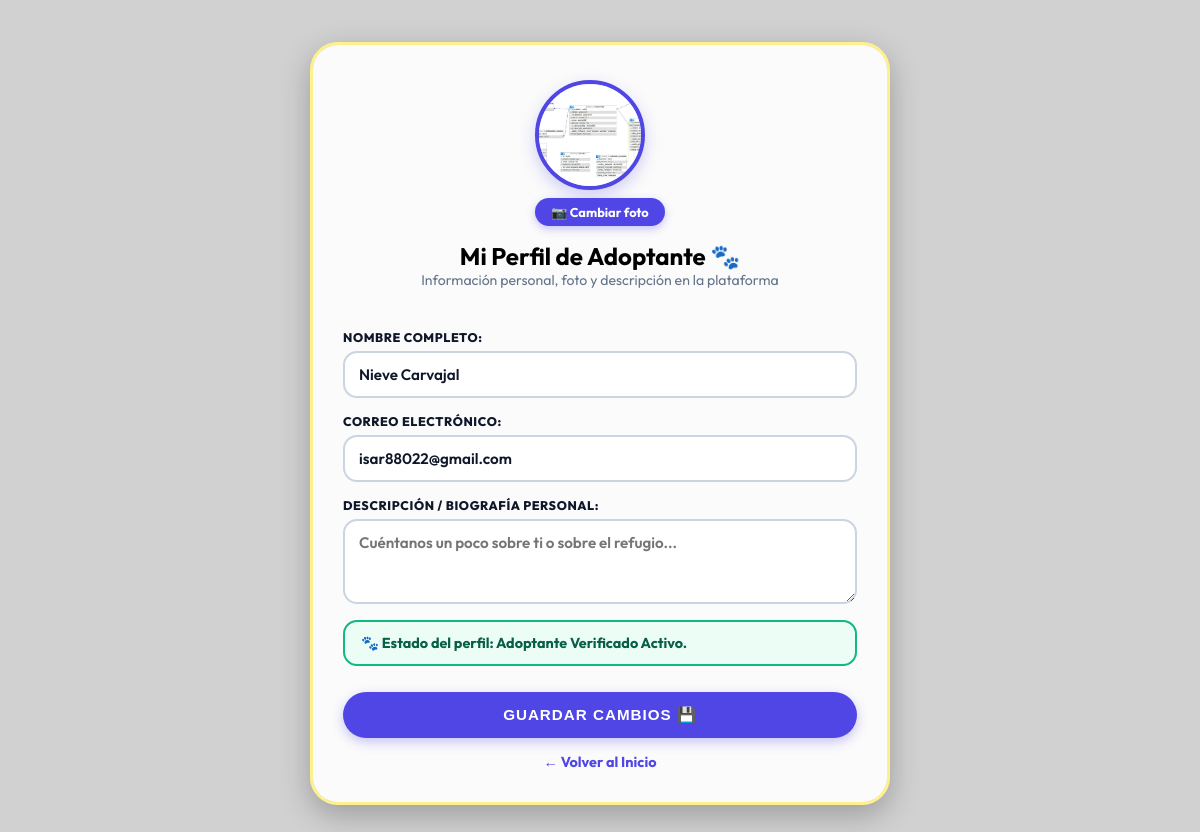
The page /index.php?action=perfil_adoptante (signed in) on the database its author committed.
### tables this page shows
CREATE TABLE `usuarios` (
  `id` int(11) NOT NULL,
  `nombre` varchar(100) NOT NULL,
  `correo` varchar(100) NOT NULL,
  `password` varchar(255) NOT NULL,
  `rol` enum('adoptante','refugio','admin') DEFAULT 'adoptante',
  `created_at` timestamp NOT NULL DEFAULT current_timestamp(),
  `descripcion` text DEFAULT NULL,
  `foto` varchar(255) DEFAULT NULL
);

### controllers/UsuarioController.php (called while the page is built, shortened)
<?php
require_once 'models/usuario.php';
class UsuarioController {
    public function mostrarPerfil() {
        $usuarioModel = new Usuario();
        $usuario = $usuarioModel->obtenerPorId($_SESSION['usuario_id']);
        require_once 'views/perfil_adoptante_view.php';
    }
}
?>

### models/usuario.php (called while the page is built, shortened)
<?php
require_once 'config/database.php';
class Usuario {
    private $db;
    public function __construct() {
        $database = new Database();
        $this->db = $database->getConnection();
    }
    public function obtenerPorId($id) {
        $sql = "SELECT * FROM usuarios WHERE id = ?";
        $stmt = $this->db->prepare($sql);
        $stmt->execute([$id]);
        return $stmt->fetch(PDO::FETCH_ASSOC);
    }
}
?>

### config/database.php (called while the page is built, shortened)
<?php
class Database {
    private $host = "localhost";
    private $db_name = "philiapet_db";
    private $username = "root";
    private $password = "";
    public function getConnection() {
        $this->conn = null;
        try {
            $this->conn = new PDO("mysql:host=" . $this->host . ";dbname=" . $this->db_name, $this->username, $this->password);
            $this->conn->exec("set names utf8");
        } catch(PDOException $exception) {
            echo "Error de conexión: " . $exception->getMessage();
        }
        return $this->conn;
    }
}
?>

### views/perfil_adoptante_view.php (the view, shortened to what this page needs)
<!DOCTYPE html>
<html lang="es">
<head>
</head>
<body>
    <div class="contenedor-principal">
        <form action="index.php?action=actualizar_perfil" method="POST" enctype="multipart/form-data">
            <div class="perfil-header">
                <div class="avatar-wrapper">
                    <div class="avatar-container" id="avatarPreviewContainer">
                        <?php if (!empty($usuario['foto'])): ?>
                            <img src="<?php echo htmlspecialchars($usuario['foto']); ?>" id="imgPreview" alt="Foto de perfil">
                        <?php else: ?>
                            <span id="iconDefault" style="font-size: 2.8rem; color: #4338ca;">👤</span>
                            <img src="" id="imgPreview" alt="Foto de perfil" style="display: none;">
                        <?php endif; ?>
                    </div>
                    <label for="foto" class="btn-cambiar-foto">
                        📷 <?php echo (isset($_SESSION['rol']) && $_SESSION['rol'] === 'refugio') ? 'Cambiar Logo' : 'Cambiar foto'; ?>
                    </label>
                </div>
                <h2>
                    <?php if (isset($_SESSION['rol']) && $_SESSION['rol'] === 'refugio'): ?>
                        Mi Perfil de Refugio 🏢
                    <?php else: ?>
                        Mi Perfil de Adoptante 🐾
                    <?php endif; ?>
                </h2>
                <p>Información personal, foto y descripción en la plataforma</p>
            </div>
            <div class="form-group">
                <label for="nombre"><?php echo (isset($_SESSION['rol']) && $_SESSION['rol'] === 'refugio') ? 'Nombre de la Fundación:' : 'Nombre Completo:'; ?></label>
                <input type="text" name="nombre" id="nombre" value="<?php echo htmlspecialchars($usuario['nombre'] ?? ''); ?>" required>
            </div>
            <div class="form-group">
                <label for="correo">Correo Electrónico:</label>
                <input type="email" name="correo" id="correo" value="<?php echo htmlspecialchars($usuario['correo'] ?? ''); ?>" required>
            </div>
            <div class="form-group">
                <label>
                    <?php if (isset($_SESSION['rol']) && $_SESSION['rol'] === 'refugio'): ?>
                        DESCRIPCIÓN / SLOGAN DE LA FUNDACIÓN:
                    <?php else: ?>
                        DESCRIPCIÓN / BIOGRAFÍA PERSONAL:
                    <?php endif; ?>
                </label>
                <textarea name="descripcion" id="descripcion" placeholder="Cuéntanos un poco sobre ti o sobre el refugio..."><?php echo htmlspecialchars($usuario['descripcion'] ?? ''); ?></textarea>
            </div>
            <div class="badge-estado">
                🐾 Estado del perfil: <?php echo ucfirst($_SESSION['rol'] ?? 'Adoptante'); ?> Verificado Activo.
            </div>
            <button type="submit" class="btn-guardar">Guardar Cambios 💾</button>
        </form>
        <a href="index.php?action=inicio" class="btn-volver">← Volver al Inicio</a>
    </div>
</body>
</html>

### views/perfil_adoptante_view.php (style rules this page uses)
* { box-sizing: border-box; margin: 0; padding: 0; }
body { font-family: 'Outfit', sans-serif; min-height: 100vh; background: linear-gradient(rgba(0, 0, 0, 0.18), rgba(0, 0, 0, 0.18)), url('https://images.unsplash.com/photo-1548199973-03cce0bbc87b?q=80&w=1920&auto=format&fit=crop') no-repeat center center fixed; background-size: cover; display: flex; align-items: center; justify-content: center; padding: 30px 15px; }
.contenedor-principal { width: 100%; max-width: 580px; background: rgba(255, 255, 255, 0.90); backdrop-filter: blur(16px); -webkit-backdrop-filter: blur(16px); border-radius: 28px; padding: 35px 30px; border: 3.5px solid #fef08a; box-shadow: 0 10px 30px rgba(0, 0, 0, 0.25); max-height: 90vh; overflow-y: auto; }
.perfil-header { text-align: center; margin-bottom: 25px; display: flex; flex-direction: column; align-items: center; }
.avatar-wrapper { position: relative; margin-bottom: 15px; display: inline-block; }
.avatar-container { width: 110px; height: 110px; border-radius: 50%; overflow: hidden; background: #e0e7ff; display: flex; align-items: center; justify-content: center; border: 4px solid #4f46e5; box-shadow: 0 6px 16px rgba(79, 70, 229, 0.25); }
.avatar-container img { width: 100%; height: 100%; object-fit: cover; }
.btn-cambiar-foto { margin-top: 8px; display: inline-flex; align-items: center; gap: 6px; background: #4f46e5; color: #ffffff; font-weight: 700; font-size: 0.8rem; padding: 6px 16px; border-radius: 20px; cursor: pointer; transition: all 0.2s ease; box-shadow: 0 3px 8px rgba(79, 70, 229, 0.3); }
.perfil-header p { font-size: 0.88rem; color: #64748b; }
form { display: flex; flex-direction: column; gap: 16px; }
.form-group { display: flex; flex-direction: column; gap: 6px; }
.form-group label { font-weight: 800; font-size: 0.78rem; color: #0f172a; text-transform: uppercase; letter-spacing: 0.6px; }
.form-group input, .form-group textarea { width: 100%; padding: 12px 14px; border-radius: 14px; border: 2px solid #cbd5e1; background: rgba(255, 255, 255, 0.95); font-size: 0.95rem; font-weight: 600; color: #0f172a; outline: none; transition: all 0.2s ease; font-family: 'Outfit', sans-serif; }
.form-group textarea { resize: vertical; min-height: 85px; }
.badge-estado { background: #ecfdf5; border: 2px solid #10b981; color: #065f46; padding: 12px 16px; border-radius: 14px; font-weight: bold; font-size: 0.9rem; display: flex; align-items: center; gap: 8px; }
.btn-guardar { width: 100%; padding: 14px; border-radius: 50px; border: none; font-weight: 800; font-size: 0.95rem; text-transform: uppercase; letter-spacing: 1px; color: white; background: #4f46e5; cursor: pointer; margin-top: 10px; transition: all 0.25s ease; box-shadow: 0 4px 12px rgba(79, 70, 229, 0.3); }
.btn-volver { display: block; text-align: center; margin-top: 15px; color: #4f46e5; text-decoration: none; font-weight: bold; font-size: 0.9rem; }

### rows shown on the page
usuarios: foto (picture), nombre "Nieve Carvajal", correo "isar88022@gmail.com"

### other values the page prints
$_SESSION['rol'] "Adoptante"
